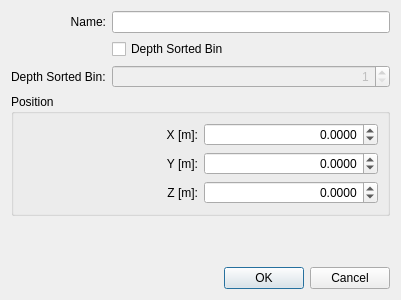
<?xml version="1.0" encoding="UTF-8"?>
<ui version="4.0">
 <class>DialogEditSmoke</class>
 <widget class="QDialog" name="DialogEditSmoke">
  <property name="geometry">
   <rect>
    <x>0</x>
    <y>0</y>
    <width>400</width>
    <height>300</height>
   </rect>
  </property>
  <property name="windowTitle">
   <string>PAT Edit</string>
  </property>
  <property name="modal">
   <bool>true</bool>
  </property>
  <layout class="QGridLayout" name="gridLayout_2">
   <item row="1" column="1">
    <widget class="QCheckBox" name="checkBoxDepthSortedBin">
     <property name="text">
      <string>Depth Sorted Bin</string>
     </property>
    </widget>
   </item>
   <item row="0" column="0">
    <widget class="QLabel" name="label">
     <property name="text">
      <string>Name:</string>
     </property>
     <property name="alignment">
      <set>Qt::AlignRight|Qt::AlignTrailing|Qt::AlignVCenter</set>
     </property>
     <property name="buddy">
      <cstring>lineEditName</cstring>
     </property>
    </widget>
   </item>
   <item row="0" column="1">
    <widget class="QLineEdit" name="lineEditName"/>
   </item>
   <item row="3" column="0" colspan="2">
    <layout class="QGridLayout" name="gridLayout">
     <item row="0" column="0">
      <widget class="QGroupBox" name="groupBox">
       <property name="minimumSize">
        <size>
         <width>0</width>
         <height>0</height>
        </size>
       </property>
       <property name="title">
        <string>Position</string>
       </property>
       <layout class="QGridLayout" name="gridLayout_3">
        <item row="0" column="0">
         <widget class="QLabel" name="label_2">
          <property name="text">
           <string>X [m]:</string>
          </property>
          <property name="alignment">
           <set>Qt::AlignRight|Qt::AlignTrailing|Qt::AlignVCenter</set>
          </property>
          <property name="buddy">
           <cstring>spinBoxPositionX</cstring>
          </property>
         </widget>
        </item>
        <item row="0" column="1">
         <widget class="QDoubleSpinBox" name="spinBoxPositionX">
          <property name="alignment">
           <set>Qt::AlignRight|Qt::AlignTrailing|Qt::AlignVCenter</set>
          </property>
          <property name="decimals">
           <number>4</number>
          </property>
          <property name="minimum">
           <double>-99999.998999999996158</double>
          </property>
          <property name="maximum">
           <double>99999.998999999996158</double>
          </property>
         </widget>
        </item>
        <item row="1" column="0">
         <widget class="QLabel" name="label_3">
          <property name="text">
           <string>Y [m]:</string>
          </property>
          <property name="alignment">
           <set>Qt::AlignRight|Qt::AlignTrailing|Qt::AlignVCenter</set>
          </property>
          <property name="buddy">
           <cstring>spinBoxPositionY</cstring>
          </property>
         </widget>
        </item>
        <item row="1" column="1">
         <widget class="QDoubleSpinBox" name="spinBoxPositionY">
          <property name="alignment">
           <set>Qt::AlignRight|Qt::AlignTrailing|Qt::AlignVCenter</set>
          </property>
          <property name="decimals">
           <number>4</number>
          </property>
          <property name="minimum">
           <double>-99999.998999999996158</double>
          </property>
          <property name="maximum">
           <double>99999.998999999996158</double>
          </property>
         </widget>
        </item>
        <item row="2" column="0">
         <widget class="QLabel" name="label_4">
          <property name="text">
           <string>Z [m]:</string>
          </property>
          <property name="alignment">
           <set>Qt::AlignRight|Qt::AlignTrailing|Qt::AlignVCenter</set>
          </property>
          <property name="buddy">
           <cstring>spinBoxPositionZ</cstring>
          </property>
         </widget>
        </item>
        <item row="2" column="1">
         <widget class="QDoubleSpinBox" name="spinBoxPositionZ">
          <property name="alignment">
           <set>Qt::AlignRight|Qt::AlignTrailing|Qt::AlignVCenter</set>
          </property>
          <property name="decimals">
           <number>4</number>
          </property>
          <property name="minimum">
           <double>-99999.998999999996158</double>
          </property>
          <property name="maximum">
           <double>99999.998999999996158</double>
          </property>
         </widget>
        </item>
       </layout>
      </widget>
     </item>
    </layout>
   </item>
   <item row="4" column="0" colspan="2">
    <spacer name="verticalSpacer">
     <property name="orientation">
      <enum>Qt::Vertical</enum>
     </property>
     <property name="sizeHint" stdset="0">
      <size>
       <width>379</width>
       <height>205</height>
      </size>
     </property>
    </spacer>
   </item>
   <item row="5" column="0" colspan="2">
    <widget class="QDialogButtonBox" name="buttonBox">
     <property name="orientation">
      <enum>Qt::Horizontal</enum>
     </property>
     <property name="standardButtons">
      <set>QDialogButtonBox::Cancel|QDialogButtonBox::Ok</set>
     </property>
    </widget>
   </item>
   <item row="2" column="0">
    <widget class="QLabel" name="label_8">
     <property name="text">
      <string>Depth Sorted Bin:</string>
     </property>
    </widget>
   </item>
   <item row="2" column="1">
    <widget class="QSpinBox" name="spinBoxDepthSortedBin">
     <property name="enabled">
      <bool>false</bool>
     </property>
     <property name="alignment">
      <set>Qt::AlignRight|Qt::AlignTrailing|Qt::AlignVCenter</set>
     </property>
     <property name="minimum">
      <number>1</number>
     </property>
     <property name="maximum">
      <number>9</number>
     </property>
     <property name="value">
      <number>1</number>
     </property>
    </widget>
   </item>
  </layout>
 </widget>
 <tabstops>
  <tabstop>lineEditName</tabstop>
  <tabstop>spinBoxPositionX</tabstop>
  <tabstop>spinBoxPositionY</tabstop>
  <tabstop>spinBoxPositionZ</tabstop>
  <tabstop>buttonBox</tabstop>
 </tabstops>
 <resources/>
 <connections>
  <connection>
   <sender>buttonBox</sender>
   <signal>accepted()</signal>
   <receiver>DialogEditSmoke</receiver>
   <slot>accept()</slot>
   <hints>
    <hint type="sourcelabel">
     <x>248</x>
     <y>254</y>
    </hint>
    <hint type="destinationlabel">
     <x>157</x>
     <y>274</y>
    </hint>
   </hints>
  </connection>
  <connection>
   <sender>buttonBox</sender>
   <signal>rejected()</signal>
   <receiver>DialogEditSmoke</receiver>
   <slot>reject()</slot>
   <hints>
    <hint type="sourcelabel">
     <x>316</x>
     <y>260</y>
    </hint>
    <hint type="destinationlabel">
     <x>286</x>
     <y>274</y>
    </hint>
   </hints>
  </connection>
 </connections>
</ui>
